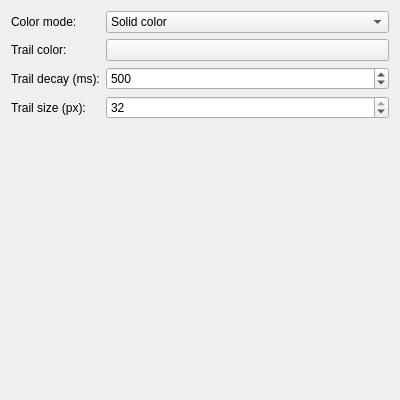
<?xml version="1.0" encoding="UTF-8"?>
<ui version="4.0">
 <class>MouseTrailConfigForm</class>
 <widget class="QWidget" name="MouseTrailConfigForm">
  <property name="geometry">
   <rect>
    <x>0</x>
    <y>0</y>
    <width>400</width>
    <height>400</height>
   </rect>
  </property>
  <layout class="QFormLayout" name="formLayout">
   <item row="0" column="0">
    <widget class="QLabel" name="label_mode">
     <property name="text">
      <string>Color mode:</string>
     </property>
    </widget>
   </item>
   <item row="0" column="1">
    <widget class="QComboBox" name="kcfg_RainbowMode">
     <item>
      <property name="text">
       <string>Solid color</string>
      </property>
     </item>
     <item>
      <property name="text">
       <string>Rainbow</string>
      </property>
     </item>
    </widget>
   </item>
   <item row="1" column="0">
    <widget class="QLabel" name="label_1">
     <property name="text">
      <string>Trail color:</string>
     </property>
    </widget>
   </item>
   <item row="1" column="1">
    <widget class="KColorButton" name="kcfg_TrailColor">
    </widget>
   </item>
   <item row="2" column="0">
    <widget class="QLabel" name="label_2">
     <property name="text">
      <string>Trail decay (ms):</string>
     </property>
    </widget>
   </item>
   <item row="2" column="1">
    <widget class="QSpinBox" name="kcfg_TrailLifeSpan">
     <property name="minimum">
      <number>50</number>
     </property>
     <property name="maximum">
      <number>5000</number>
     </property>
     <property name="singleStep">
      <number>50</number>
     </property>
     <property name="value">
      <number>500</number>
     </property>
    </widget>
   </item>
   <item row="3" column="0">
    <widget class="QLabel" name="label_3">
     <property name="text">
      <string>Trail size (px):</string>
     </property>
    </widget>
   </item>
   <item row="3" column="1">
    <widget class="QSpinBox" name="kcfg_TrailSize">
     <property name="minimum">
      <number>1</number>
     </property>
     <property name="maximum">
      <number>32</number>
     </property>
     <property name="value">
      <number>32</number>
     </property>
    </widget>
   </item>
  </layout>
 </widget>
 <customwidgets>
  <customwidget>
   <class>KColorButton</class>
   <extends>QPushButton</extends>
   <header>kcolorbutton.h</header>
  </customwidget>
 </customwidgets>
 <resources/>
 <connections/>
</ui>
